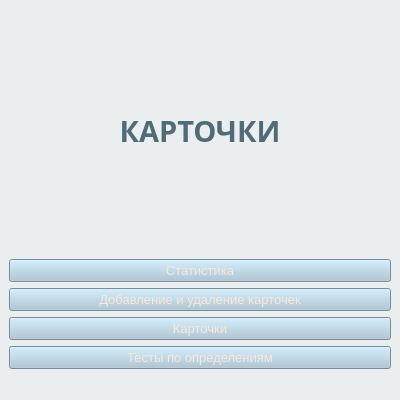
<?xml version="1.0" encoding="UTF-8"?>
<ui version="4.0">
 <class>MainWindow</class>
 <widget class="QMainWindow" name="MainWindow">
  <property name="geometry">
   <rect>
    <x>0</x>
    <y>0</y>
    <width>400</width>
    <height>400</height>
   </rect>
  </property>
  <property name="minimumSize">
   <size>
    <width>400</width>
    <height>400</height>
   </size>
  </property>
  <property name="maximumSize">
   <size>
    <width>400</width>
    <height>400</height>
   </size>
  </property>
  <property name="font">
   <font>
    <family>Arial</family>
   </font>
  </property>
  <property name="windowTitle">
   <string>Карточки</string>
  </property>
  <property name="styleSheet">
   <string notr="true">background-color:#EAEEEF;
</string>
  </property>
  <widget class="QWidget" name="centralwidget">
   <layout class="QGridLayout" name="gridLayout">
    <item row="0" column="0">
     <layout class="QVBoxLayout" name="verticalLayout">
      <item>
       <widget class="QLabel" name="label">
        <property name="font">
         <font>
          <family>Arial Black</family>
          <pointsize>16</pointsize>
          <weight>75</weight>
          <bold>true</bold>
         </font>
        </property>
        <property name="toolTip">
         <string>&lt;html&gt;&lt;head/&gt;&lt;body&gt;&lt;p align=&quot;center&quot;&gt;&lt;span style=&quot; font-size:14pt; font-weight:600;&quot;&gt;КАРТОЧКИ&lt;/span&gt;&lt;/p&gt;&lt;/body&gt;&lt;/html&gt;</string>
        </property>
        <property name="whatsThis">
         <string>&lt;html&gt;&lt;head/&gt;&lt;body&gt;&lt;p align=&quot;center&quot;&gt;&lt;span style=&quot; font-size:12pt; font-weight:600;&quot;&gt;Карточки&lt;/span&gt;&lt;/p&gt;&lt;/body&gt;&lt;/html&gt;</string>
        </property>
        <property name="styleSheet">
         <string notr="true">color: #4F6C77;</string>
        </property>
        <property name="text">
         <string>&lt;html&gt;&lt;head/&gt;&lt;body&gt;&lt;p align=&quot;center&quot;&gt;&lt;span style=&quot; font-size:22pt;&quot;&gt;КАРТОЧКИ&lt;/span&gt;&lt;/p&gt;&lt;/body&gt;&lt;/html&gt;</string>
        </property>
       </widget>
      </item>
      <item>
       <widget class="QPushButton" name="stats">
        <property name="font">
         <font>
          <family>Arial</family>
          <pointsize>10</pointsize>
         </font>
        </property>
        <property name="styleSheet">
         <string notr="true">background-color: #A7C4D4;
color: #F6E8DA;</string>
        </property>
        <property name="text">
         <string>Статистика</string>
        </property>
       </widget>
      </item>
      <item>
       <widget class="QPushButton" name="db_button">
        <property name="font">
         <font>
          <family>Arial</family>
          <pointsize>10</pointsize>
         </font>
        </property>
        <property name="styleSheet">
         <string notr="true">background-color: #A7C4D4;
color: #F6E8DA;</string>
        </property>
        <property name="text">
         <string>Добавление и удаление карточек</string>
        </property>
       </widget>
      </item>
      <item>
       <widget class="QPushButton" name="terms_button">
        <property name="font">
         <font>
          <family>Arial</family>
          <pointsize>10</pointsize>
         </font>
        </property>
        <property name="styleSheet">
         <string notr="true">background-color: #A7C4D4;
color:#F6E8DA;</string>
        </property>
        <property name="text">
         <string>Карточки</string>
        </property>
       </widget>
      </item>
      <item>
       <widget class="QPushButton" name="test_button">
        <property name="font">
         <font>
          <family>Arial</family>
          <pointsize>10</pointsize>
         </font>
        </property>
        <property name="styleSheet">
         <string notr="true">background-color: #A7C4D4;
color: #F6E8DA;</string>
        </property>
        <property name="text">
         <string>Тесты по определениям</string>
        </property>
       </widget>
      </item>
     </layout>
    </item>
   </layout>
  </widget>
  <widget class="QStatusBar" name="statusbar"/>
 </widget>
 <resources/>
 <connections/>
</ui>
